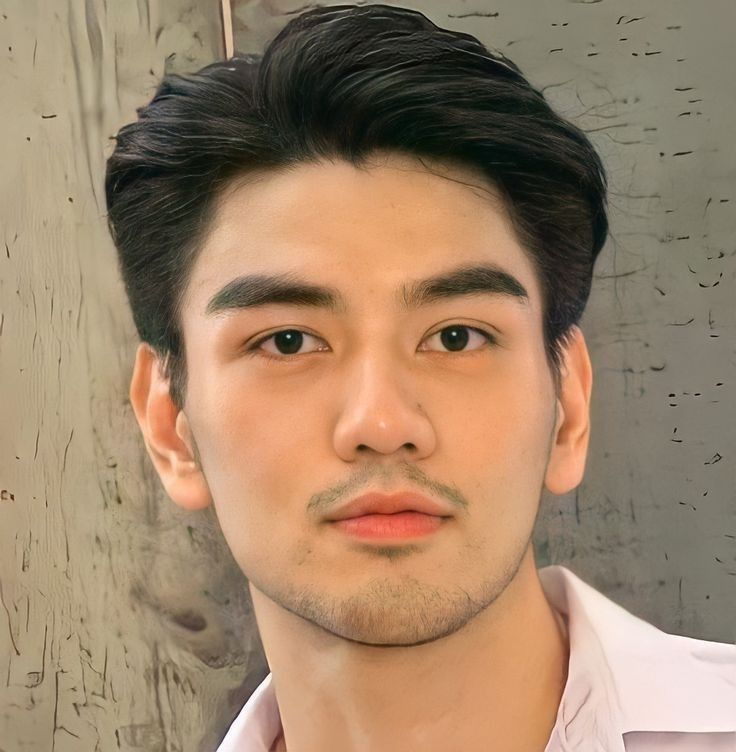
#> input picture Small Face Hairstyles copy.jpeg, 736 x 752 px, found by its file name
$ python canny_edge_detection.py
#> lines starting #> are read from the running program, lines starting #| are printed output that depends on the picture
import cv2
image = cv2.imread("Open_CV/Small Face Hairstyles copy.jpeg",cv2.IMREAD_GRAYSCALE)
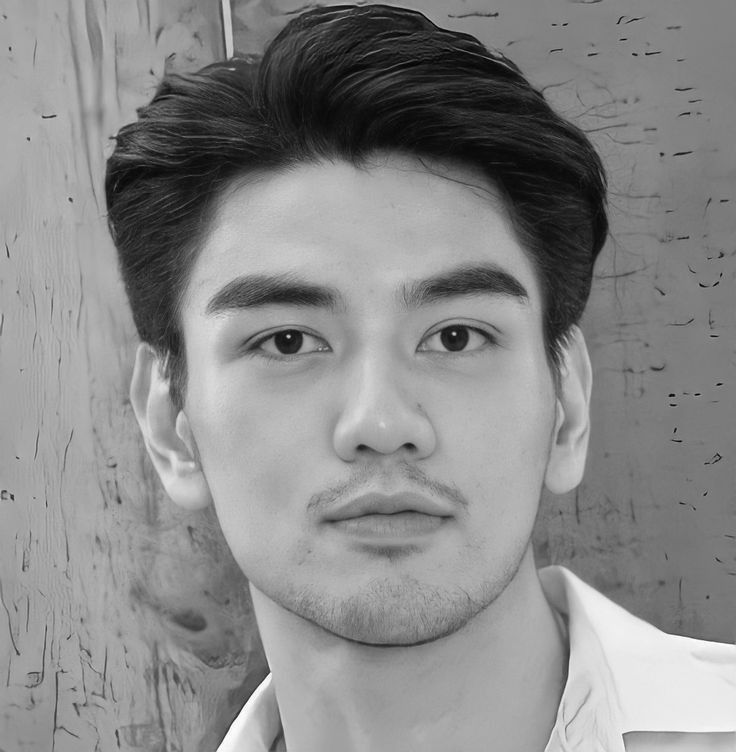
#> image: shape (752, 736); min 0, max 255, mean 136.3
edge = cv2.Canny(image,50,150)
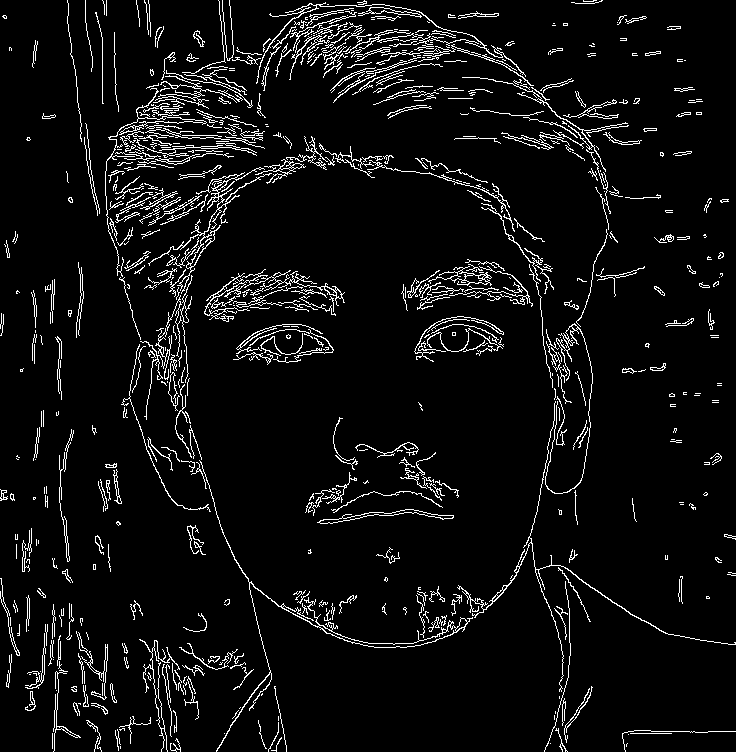
#> edge: shape (752, 736); 5.9% white in thin lines or dots
cv2.imshow("ORIGINAL_IMG",image)
cv2.imshow("EDGE_IMG",edge)
cv2.waitKey(0)
cv2.destroyAllWindows
